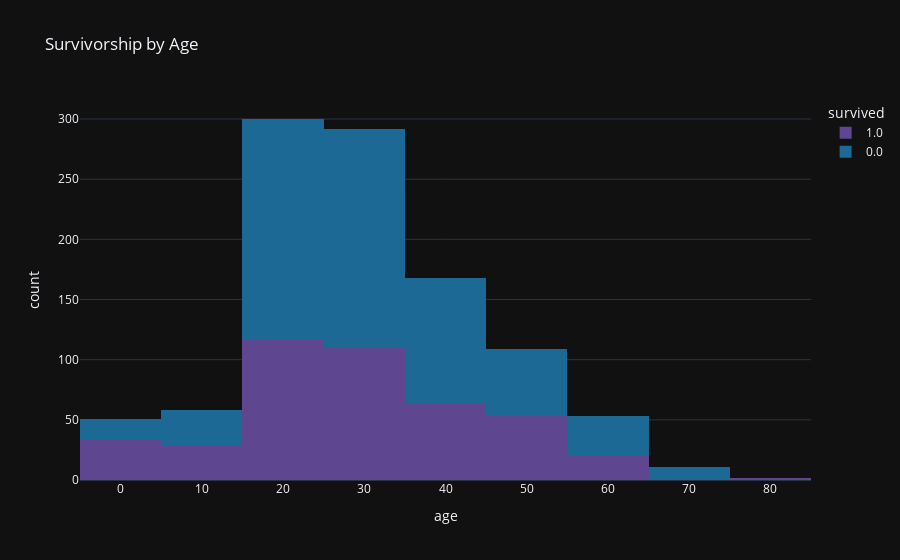

The notebook cell saved with this chart:
### Code cell
# If you want, you can customize the bin size to fit your data
px.histogram(df, title='Survivorship by Age', x='age', nbins=10, color='survived')

### Figure 1 — Plotly figure (JSON) as saved in the notebook; plotly's stock layout.template omitted (floating-point values rounded to 4 significant figures; data arrays with more than 128 entries replaced by an {"elided": "..."} marker saying what was removed)
{"data": [{"alignmentgroup": "True", "bingroup": "x", "hovertemplate": "survived=1.0<br>age=%{x}<br>count=%{y}<extra></extra>", "legendgroup": "1.0", "marker": {"color": "rgb(95, 70, 144)", "pattern": {"shape": ""}}, "name": "1.0", "nbinsx": 10, "offsetgroup": "1.0", "orientation": "v", "showlegend": true, "type": "histogram", "x": {"elided": "498 float values"}, "xaxis": "x", "yaxis": "y"}, {"alignmentgroup": "True", "bingroup": "x", "hovertemplate": "survived=0.0<br>age=%{x}<br>count=%{y}<extra></extra>", "legendgroup": "0.0", "marker": {"color": "rgb(29, 105, 150)", "pattern": {"shape": ""}}, "name": "0.0", "nbinsx": 10, "offsetgroup": "0.0", "orientation": "v", "showlegend": true, "type": "histogram", "x": {"elided": "809 float values"}, "xaxis": "x", "yaxis": "y"}], "layout": {"barmode": "relative", "legend": {"title": {"text": "survived"}, "tracegroupgap": 0}, "title": {"text": "Survivorship by Age"}, "xaxis": {"anchor": "y", "domain": [0, 1], "title": {"text": "age"}}, "yaxis": {"anchor": "x", "domain": [0, 1], "title": {"text": "count"}}}}
